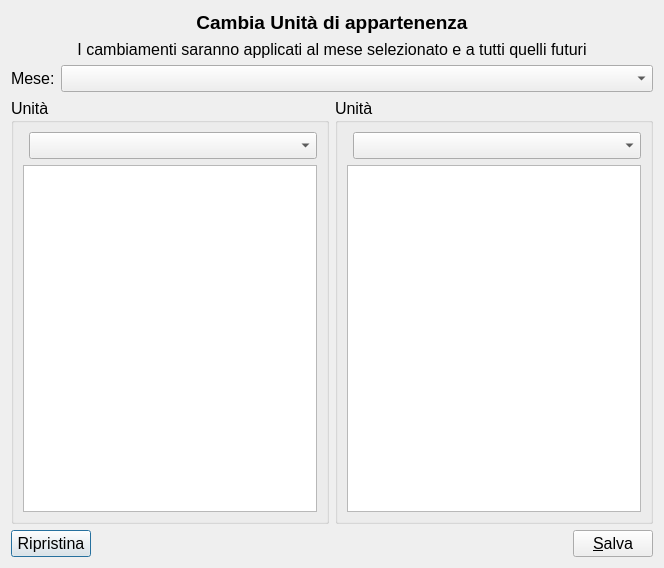
<?xml version="1.0" encoding="UTF-8"?>
<ui version="4.0">
 <class>SwitchUnitDialog</class>
 <widget class="QDialog" name="SwitchUnitDialog">
  <property name="geometry">
   <rect>
    <x>0</x>
    <y>0</y>
    <width>664</width>
    <height>568</height>
   </rect>
  </property>
  <property name="font">
   <font>
    <pointsize>12</pointsize>
   </font>
  </property>
  <property name="windowTitle">
   <string>Gestione Competenze Medici - Cambia Unità</string>
  </property>
  <layout class="QVBoxLayout" name="verticalLayout_2">
   <item>
    <widget class="QLabel" name="label">
     <property name="font">
      <font>
       <pointsize>14</pointsize>
       <weight>75</weight>
       <bold>true</bold>
      </font>
     </property>
     <property name="text">
      <string>Cambia Unità di appartenenza</string>
     </property>
     <property name="alignment">
      <set>Qt::AlignCenter</set>
     </property>
    </widget>
   </item>
   <item>
    <widget class="QLabel" name="label_2">
     <property name="font">
      <font>
       <pointsize>12</pointsize>
      </font>
     </property>
     <property name="text">
      <string>I cambiamenti saranno applicati al mese selezionato e a tutti quelli futuri</string>
     </property>
     <property name="alignment">
      <set>Qt::AlignCenter</set>
     </property>
    </widget>
   </item>
   <item>
    <layout class="QHBoxLayout" name="horizontalLayout">
     <item>
      <widget class="QLabel" name="label_3">
       <property name="text">
        <string>Mese:</string>
       </property>
      </widget>
     </item>
     <item>
      <widget class="SearchComboBox" name="meseCompetenzeCB">
       <property name="sizePolicy">
        <sizepolicy hsizetype="MinimumExpanding" vsizetype="Fixed">
         <horstretch>0</horstretch>
         <verstretch>0</verstretch>
        </sizepolicy>
       </property>
      </widget>
     </item>
    </layout>
   </item>
   <item>
    <layout class="QHBoxLayout" name="horizontalLayout_2">
     <item>
      <widget class="QGroupBox" name="groupBox">
       <property name="title">
        <string>Unità</string>
       </property>
       <layout class="QGridLayout" name="gridLayout">
        <item row="0" column="1">
         <widget class="SearchComboBox" name="unitaCompetenze1CB">
          <property name="sizePolicy">
           <sizepolicy hsizetype="MinimumExpanding" vsizetype="Fixed">
            <horstretch>0</horstretch>
            <verstretch>0</verstretch>
           </sizepolicy>
          </property>
         </widget>
        </item>
        <item row="1" column="0" colspan="2">
         <widget class="QListWidget" name="dirigenti1List">
          <property name="dragDropMode">
           <enum>QAbstractItemView::DragDrop</enum>
          </property>
          <property name="defaultDropAction">
           <enum>Qt::MoveAction</enum>
          </property>
          <property name="selectionMode">
           <enum>QAbstractItemView::ExtendedSelection</enum>
          </property>
         </widget>
        </item>
       </layout>
      </widget>
     </item>
     <item>
      <widget class="QGroupBox" name="groupBox_2">
       <property name="title">
        <string>Unità</string>
       </property>
       <layout class="QGridLayout" name="gridLayout_2">
        <item row="0" column="1">
         <widget class="SearchComboBox" name="unitaCompetenze2CB">
          <property name="sizePolicy">
           <sizepolicy hsizetype="MinimumExpanding" vsizetype="Fixed">
            <horstretch>0</horstretch>
            <verstretch>0</verstretch>
           </sizepolicy>
          </property>
         </widget>
        </item>
        <item row="1" column="0" colspan="2">
         <widget class="QListWidget" name="dirigenti2List">
          <property name="dragDropMode">
           <enum>QAbstractItemView::DragDrop</enum>
          </property>
          <property name="defaultDropAction">
           <enum>Qt::MoveAction</enum>
          </property>
          <property name="selectionMode">
           <enum>QAbstractItemView::ExtendedSelection</enum>
          </property>
         </widget>
        </item>
       </layout>
      </widget>
     </item>
    </layout>
   </item>
   <item>
    <layout class="QHBoxLayout" name="horizontalLayout_3">
     <item>
      <widget class="QPushButton" name="restoreButton">
       <property name="text">
        <string>Ripristina</string>
       </property>
       <property name="icon">
        <iconset resource="assets.qrc">
         <normaloff>:/icons/kt-restore-defaults.svg</normaloff>:/icons/kt-restore-defaults.svg</iconset>
       </property>
      </widget>
     </item>
     <item>
      <spacer name="horizontalSpacer">
       <property name="orientation">
        <enum>Qt::Horizontal</enum>
       </property>
       <property name="sizeHint" stdset="0">
        <size>
         <width>40</width>
         <height>20</height>
        </size>
       </property>
      </spacer>
     </item>
     <item>
      <widget class="QPushButton" name="saveButton">
       <property name="text">
        <string>&amp;Salva</string>
       </property>
       <property name="icon">
        <iconset resource="assets.qrc">
         <normaloff>:/icons/dialog-ok-apply.svg</normaloff>:/icons/dialog-ok-apply.svg</iconset>
       </property>
      </widget>
     </item>
    </layout>
   </item>
  </layout>
 </widget>
 <customwidgets>
  <customwidget>
   <class>SearchComboBox</class>
   <extends>QComboBox</extends>
   <header>searchcombobox.h</header>
  </customwidget>
 </customwidgets>
 <resources>
  <include location="assets.qrc"/>
 </resources>
 <connections/>
</ui>
